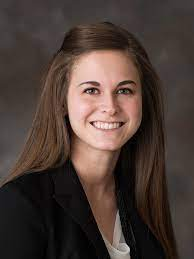
#> input picture eyes.jpg, 194 x 259 px
$ python -i source.py   (imports and definitions only)
#> lines starting #> are read from the running program, lines starting #| are printed output that depends on the picture; after the words box and inside, x2 and y2 are one past the last pixel; in counts of white or black regions, pixels touching at a corner belong together
import cv2
import tkinter as tk
from tkinter import filedialog
from tkinter import messagebox

def detect_face_and_eyes():
    file_path = filedialog.askopenfilename()
#> the answer given: eyes.jpg
    if file_path:
        img = cv2.imread(file_path)
#> img is the input picture: shape (259, 194, 3); mean B, G, R 53.7, 59.8, 74.7
        gray = cv2.cvtColor(img, cv2.COLOR_BGR2GRAY)
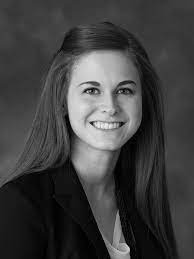
#> gray: shape (259, 194); min 0, max 242, mean 63.6
        faces = face_cascade.detectMultiScale(gray, scaleFactor=1.3, minNeighbors=4)
#> faces = [[59, 54, 96, 96]]
        if len(faces) == 0:
            messagebox.showinfo("Result", "No face detected")
        else:
            for (x, y, w, h) in faces:
                roi_gray = gray[y:y + h, x:x + w]
                roi_color = img[y:y + h, x:x + w]
                eyes = eye_cascade.detectMultiScale(roi_gray, scaleFactor=1.1, minNeighbors=5, minSize=(20, 20))
                if len(eyes) == 0:
                    messagebox.showinfo("Result", "Face detected, but eyes closed")
                else:
                    messagebox.showinfo("Result", "Face detected, and eyes open")
                cv2.rectangle(img, (x, y), (x + w, y + h), (0, 255, 0), 2)
                for (ex, ey, ew, eh) in eyes:
                    cv2.rectangle(roi_color, (ex, ey), (ex + ew, ey + eh), (0, 255, 255), 2)
                cv2.imshow("Image with Face and Eye Detection", img)
                cv2.waitKey(0)
                cv2.destroyAllWindows()
#> this loop made 1 pass
#> (x, y, w, h, eyes) on pass 1: (59, 54, 96, 96, [[20, 25, 24, 24], [55, 27, 22, 22]])
#> pass 1, in detect_face_and_eyes, `roi_gray = gray[y:y + h, x:x + w]`:
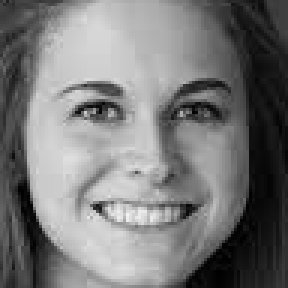
#> roi_gray: shape (96, 96) (shown 3 times larger); min 0, max 242, mean 120.6
#> pass 1, in detect_face_and_eyes, `roi_color = img[y:y + h, x:x + w]`:
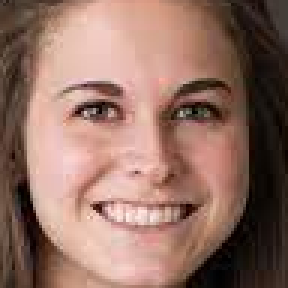
#> roi_color: shape (96, 96, 3) (shown 3 times larger); mean B, G, R 99.5, 111.6, 146.2
#> pass 1, in detect_face_and_eyes, `cv2.imshow("Image with Face and Eye Detection", img)`:
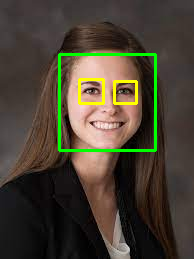
#> window 'Image with Face and Eye Detect': shape (259, 194, 3); mean B, G, R 51, 65.3, 73.4
#> after the loop:
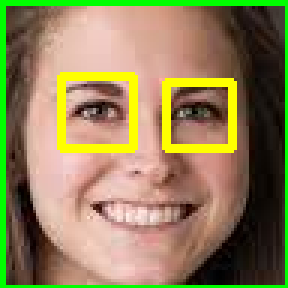
#> roi_color: shape (96, 96, 3) (shown 3 times larger); 12.06% of pixels changed, all inside (x1, y1, x2, y2) = (0, 0, 96, 96)

# [2 lines not run here, left out]
# [1 line that did not run here, left out]
# [1 line not run here, left out]
face_cascade = cv2.CascadeClassifier(cv2.data.haarcascades + 'haarcascade_frontalface_default.xml')
eye_cascade = cv2.CascadeClassifier(cv2.data.haarcascades + 'haarcascade_eye_tree_eyeglasses.xml')
# [1 line not run here, left out]

>>> result = detect_face_and_eyes()
